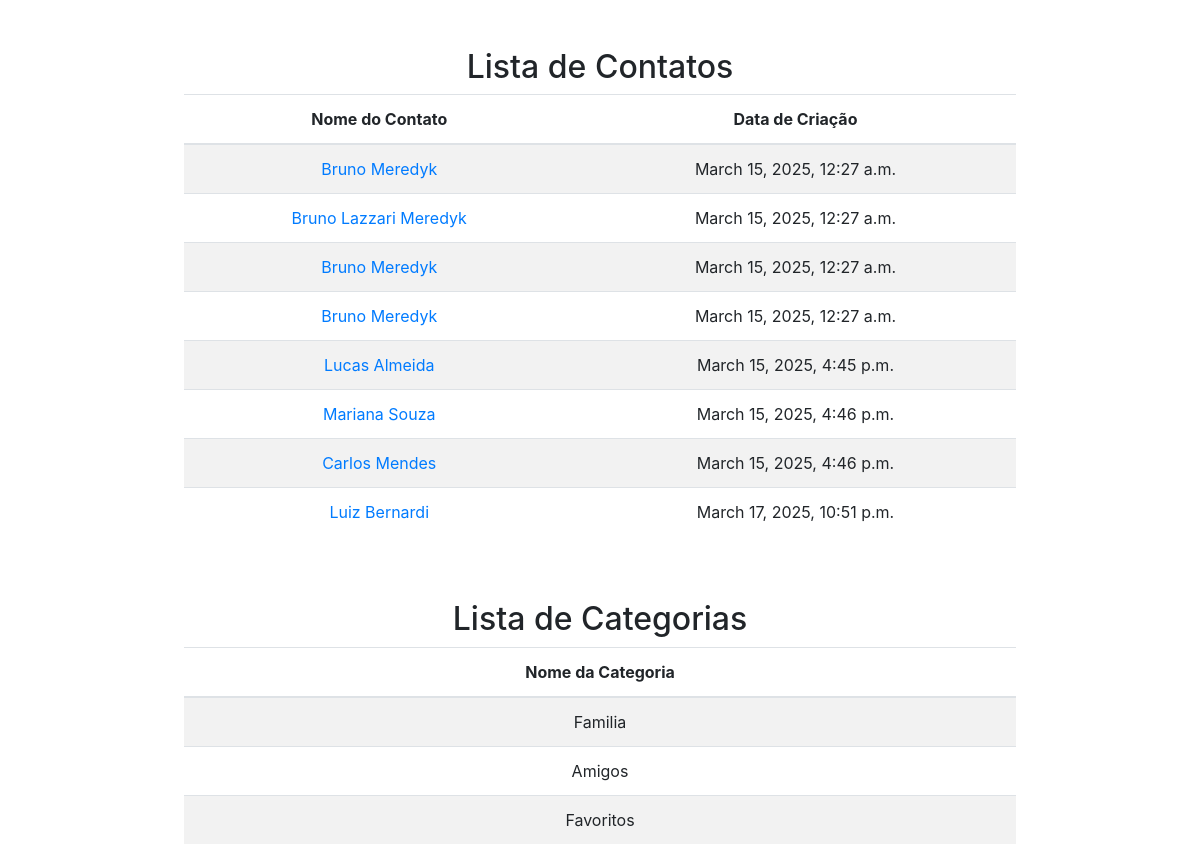
Screenshot of /contato/ with the database file from the repository.
### Contato/models.py (models this page shows, shortened)
class Contato(models.Model):
    nome = models.CharField(max_length=255)
    Categoria = models.ForeignKey('Categoria', on_delete=models.CASCADE)
    email = models.EmailField(unique=True)
    telefone = models.CharField(max_length=20)
    endereco = models.CharField(max_length=255)
    cep = models.CharField(max_length=9)
    cidade = models.CharField(max_length=100)
    estado = models.CharField(max_length=50)
    data_criacao = models.DateTimeField(auto_now_add=True)

class Categoria(models.Model):
    nome = models.CharField(max_length=255)

### Contato/views.py (the view)
# urls.py: path('contato/', views.index, name='contato'),
def index(request):
    contatos = Contato.objects.all()
    categorias = Categoria.objects.all()
    return render(request, 'pages/index.html', {'contatos': contatos, 'categorias': categorias})

### Contato/templates/pages/index.html (shortened to what this page needs)
{% load static %}
<!DOCTYPE html>
<html lang="pt-br">
  <head>
    <link
      rel="stylesheet"
      href="https://stackpath.bootstrapcdn.com/bootstrap/4.5.2/css/bootstrap.min.css"
    />
  </head>
  <body>
    <div class="container mt-5">
      <h2 class="text-center">Lista de Contatos</h2>
      <div class="d-flex justify-content-center">
        <table class="table table-striped w-75">
          <thead>
            <tr>
              <th class="text-center">Nome do Contato</th>
              <th class="text-center">Data de Criação</th>
            </tr>
          </thead>
          <tbody>
            {% for contato in contatos %}
            <tr>
              <td class="text-center">
                <a href="{% url 'contato_detalhe' contato.id %}"
                  >{{ contato.nome }}</a
                >
              </td>
              <td class="text-center">{{ contato.data_criacao }}</td>
            </tr>
            {% endfor %}
          </tbody>
        </table>
      </div>
    </div>
    <div class="container mt-5">
      <h2 class="text-center">Lista de Categorias</h2>
      <div class="d-flex justify-content-center">
        <table class="table table-striped w-75">
          <thead>
            <tr>
              <th class="text-center">Nome da Categoria</th>
            </tr>
          </thead>
          <tbody>
            {% for categoria in categorias %}
            <tr>
              <td class="text-center">{{ categoria.nome }}</td>
            </tr>
            {% endfor %}
          </tbody>
        </table>
      </div>
    </div>
  </body>
</html>

### rows the page displays
Contato: nome "Bruno Meredyk", data_criacao "March 15, 2025, 12:27 a.m."
Contato: nome "Bruno Lazzari Meredyk", data_criacao "March 15, 2025, 12:27 a.m."
Contato: nome "Bruno Meredyk", data_criacao "March 15, 2025, 12:27 a.m."
Contato: nome "Bruno Meredyk", data_criacao "March 15, 2025, 12:27 a.m."
Contato: nome "Lucas Almeida", data_criacao "March 15, 2025, 4:45 p.m."
Contato: nome "Mariana Souza", data_criacao "March 15, 2025, 4:46 p.m."
Contato: nome "Carlos Mendes", data_criacao "March 15, 2025, 4:46 p.m."
Contato: nome "Luiz Bernardi", data_criacao "March 17, 2025, 10:51 p.m."
Categoria: nome "Familia"
Categoria: nome "Amigos"
Categoria: nome "Favoritos"
